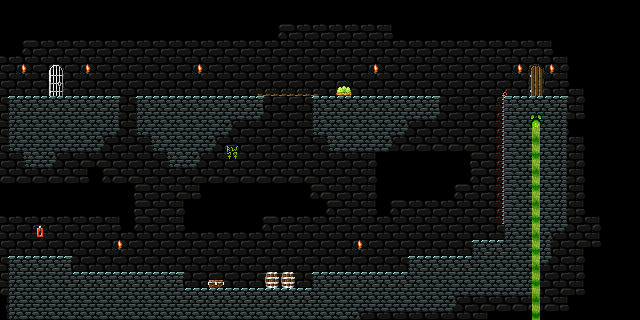

A 2D game scene composited from a Tiled map and its tileset images. What follows is a short description and the map's XML, with each tile layer's data collapsed to a summary:
An orthogonal 40x20 tile map with 16x16 px tiles, 3 tile layers (back, front, top) and 7 objects (3x locodrilo, 2x door, switch, fireLocodrilo).

<map version="1.0" orientation="orthogonal" renderorder="right-down" width="40" height="20" tilewidth="16" tileheight="16" backgroundcolor="#000000" nextobjectid="12">
 <tileset firstgid="1" source="tileset.tsx" />
 <layer name="back" width="40" height="20">
  <properties>
   <property name="light" value="" />
  </properties>
  <data>[800 cells, 644 non-empty, 18 distinct tile ids]</data>
 </layer>
 <layer name="front" width="40" height="20">
  <data>[800 cells, 272 non-empty, 27 distinct tile ids]</data>
 </layer>
 <layer name="top" width="40" height="20" opacity="0.75">
  <data>[800 cells, 13 non-empty, 3 distinct tile ids]</data>
 </layer>
 <objectgroup name="objects" visible="0">
  <object id="1" name="switch" x="37.583" y="229.833" width="6.33333" height="7.33333">
   <properties>
    <property name="doorID" value="1" />
    <property name="doorLevel" value="0" />
    <property name="id" value="0" />
   </properties>
  </object>
  <object id="2" name="door" x="531.667" y="67.833" width="11.3333" height="26.3333">
   <properties>
    <property name="id" value="1" />
    <property name="key" value="0" />
    <property name="open" value="false" />
    <property name="tpDoor" value="0" />
    <property name="tpLevel" value="1" />
   </properties>
  </object>
  <object id="5" name="door" x="51.1667" y="66.8333" width="11.3333" height="26.3333">
   <properties>
    <property name="id" value="0" />
    <property name="key" value="0" />
    <property name="open" value="false" />
    <property name="tpDoor" value="0" />
    <property name="tpLevel" value="1" />
   </properties>
  </object>
 </objectgroup>
 <objectgroup name="enemies">
  <object id="8" name="locodrilo" x="436.25" y="226" width="15.5" height="24" />
  <object id="9" name="locodrilo" x="237.25" y="259.5" width="15.5" height="24" />
  <object id="10" name="locodrilo" x="130.75" y="245" width="15.5" height="24" />
  <object id="11" name="fireLocodrilo" x="386.25" y="66" width="15.5" height="24" />
 </objectgroup>
</map>